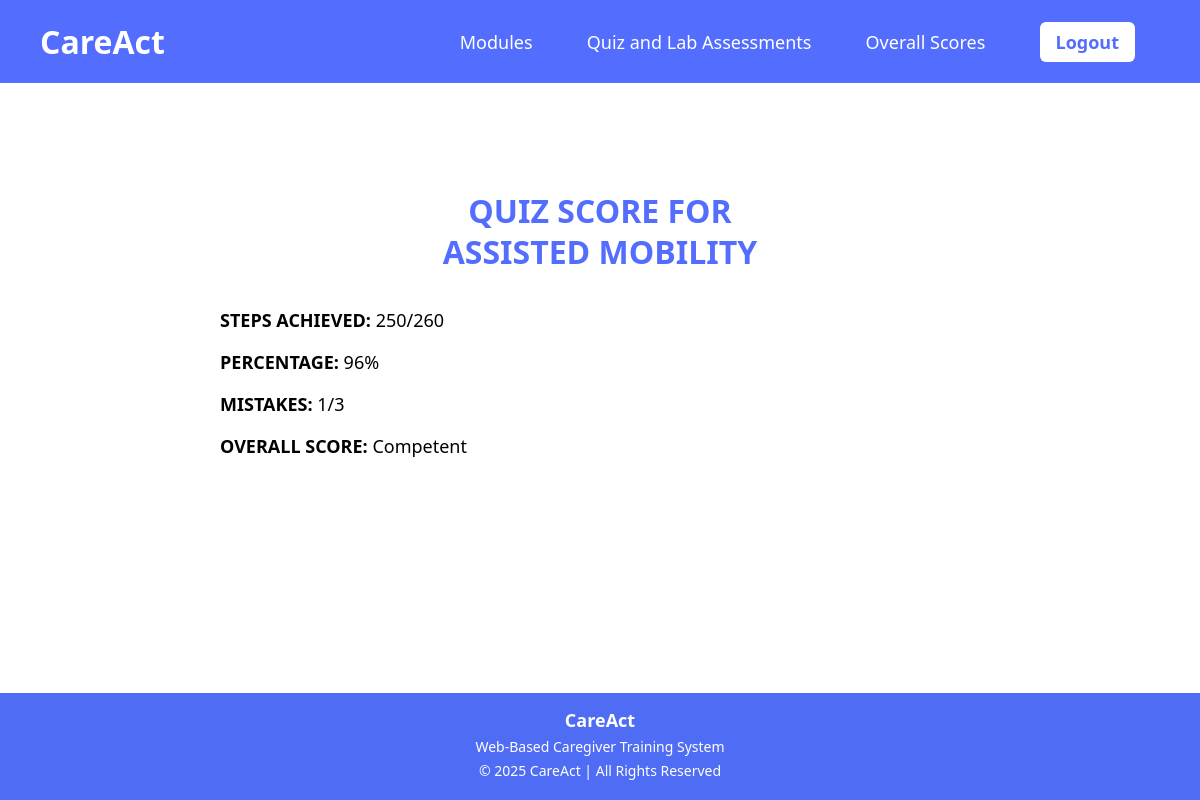
The page /mobilityquizscore.php (signed in) on the database its author committed.
### tables this page shows
CREATE TABLE `quiz_settings` (
  `quiz_id` varchar(50) NOT NULL,
  `quiz_label` varchar(255) NOT NULL,
  `score_redirect` varchar(255) NOT NULL COMMENT 'PHP file to redirect to after quiz',
  `timer_seconds` int(11) NOT NULL DEFAULT 600,
  `steps_per_q` int(11) NOT NULL DEFAULT 10,
  `max_mistakes` int(11) NOT NULL DEFAULT 3
);

CREATE TABLE `quiz_scores` (
  `id` int(11) NOT NULL,
  `user_id` int(11) NOT NULL,
  `quiz_name` varchar(50) NOT NULL,
  `steps` int(11) DEFAULT NULL,
  `total_steps` int(11) DEFAULT NULL,
  `percentage` int(11) DEFAULT NULL,
  `mistakes` int(11) DEFAULT NULL,
  `status` varchar(20) DEFAULT NULL,
  `created_at` timestamp NOT NULL DEFAULT current_timestamp(),
  `updated_at` timestamp NULL DEFAULT current_timestamp() ON UPDATE current_timestamp()
);

### mobilityquizscore.php (the view, shortened to what this page needs)
<?php
include "db.php";
$user_id = $_SESSION['user_id'];
$qs = mysqli_fetch_assoc(mysqli_query($conn,
    "SELECT quiz_label, max_mistakes FROM quiz_settings WHERE quiz_id = 'mobility'"));
$quizLabel   = $qs ? htmlspecialchars($qs['quiz_label']) : 'Assisted Mobility - Quiz';
$maxMistakes = $qs ? (int)$qs['max_mistakes'] : 3;
$stmt = mysqli_prepare($conn,
    "SELECT * FROM quiz_scores WHERE user_id=? AND quiz_name='mobility'
     ORDER BY id DESC LIMIT 1");
mysqli_stmt_bind_param($stmt, "i", $user_id);
mysqli_stmt_execute($stmt);
$score = mysqli_fetch_assoc(mysqli_stmt_get_result($stmt));
?>
<!DOCTYPE html>
<html lang="en">
<head>
</head>
<body>
<header>
  <div class="logo">CareAct</div>
  <nav>
    <a href="modules.php">Modules</a>
    <a href="quizandlab.php">Quiz and Lab Assessments</a>
    <a href="scores.php">Overall Scores</a>
    <a href="logout.php" class="logout">Logout</a>
  </nav>
</header>
<div class="main">
  <h2 class="title">QUIZ SCORE FOR<br>
    <?php echo strtoupper(str_replace(' - Quiz', '', $quizLabel)); ?>
  </h2>
  <p><b>STEPS ACHIEVED:</b>
    <?php echo $score['steps'] . "/" . $score['total_steps']; ?></p>
  <p><b>PERCENTAGE:</b>
    <?php echo $score['percentage']; ?>%</p>
  <p><b>MISTAKES:</b>
    <?php echo $score['mistakes']; ?>/<?php echo $maxMistakes; ?></p>
  <p><b>OVERALL SCORE:</b>
    <?php echo $score['status']; ?></p>
</div>
<footer>
  <h3>CareAct</h3>
  <p>Web-Based Caregiver Training System</p>
  <p>© 2025 CareAct | All Rights Reserved</p>
</footer>
</body>
</html>

### mobilityquizscore.php (style rules this page uses)
:root { --primary: #536dfe; }
* { font-family: "Segoe UI", sans-serif; box-sizing: border-box; }
body { margin: 0; display: flex; flex-direction: column; min-height: 100vh; }
header { background: var(--primary); color: white; padding: 20px 40px; display: flex; align-items: center; justify-content: space-between; }
.logo { font-size: 32px; font-weight: bold; }
nav a { color: white; text-decoration: none; margin: 0 25px; font-size: 18px; font-weight: 500; }
.logout { background: white; color: var(--primary); padding: 8px 16px; border-radius: 6px; font-weight: bold; }
.main { max-width: 800px; margin: 80px auto; flex: 1; width: 100%; padding: 0 20px; }
.title { color: var(--primary); font-size: 32px; font-weight: bold; margin-bottom: 35px; line-height: 1.3; text-align: center; }
p { font-size: 18px; margin: 18px 0; text-align: left; }
footer { background: #4f6cf5; color: white; text-align: center; padding: 15px 20px; margin-top: auto; }
footer h3 { margin: 0; font-size: 18px; }
footer p { margin: 5px 0; font-size: 14px; text-align: center; }

### rows shown on the page
quiz_settings: quiz_label "ASSISTED MOBILITY", max_mistakes "3"
quiz_scores: steps "250", total_steps "260", percentage "96", mistakes "1", status "Competent"
